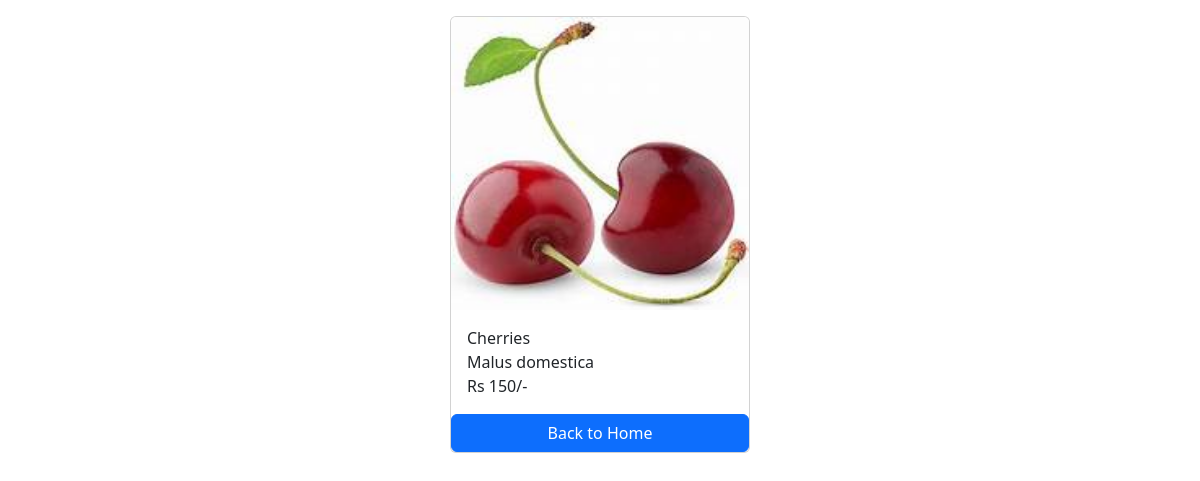
The page /fruits/7/ on the database its author committed.
### price/models.py (models this page shows)
class Fruit(models.Model):
    fruit_name=models.CharField( max_length=100)
    scientific_name=models.CharField( max_length=100)
    photo=models.ImageField(upload_to='media')
    price=models.CharField(max_length=100,blank=True)

### price/views.py (the view)
# urls.py: path('<int:pk>/',views.fruit_detail,name='fruit_detail')
def fruit_detail(request,pk):
    fruit=get_object_or_404(Fruit,pk=pk)
    context={
        'fruit':fruit,
    }
    return render(request,'fruit_detail.html',context)

### templates/fruit_detail.html (shortened to what this page needs)
<!DOCTYPE html>
<html lang="en">
<head>
    <link href="https://cdn.jsdelivr.net/npm/bootstrap@5.3.3/dist/css/bootstrap.min.css" rel="stylesheet">
</head>
<body>
    <div class="container mt-3">
        <div class="card mx-auto" style="width:300px">
            <img src="{{fruit.photo.url}}" class="card-img-top" alt="">
            <div class="card-body">
        <p class="card-text m-0">{{fruit.fruit_name}}</p>
        <p class="card-text m-0">{{fruit.scientific_name}}</p>
        <p class="card-text m-0">{{fruit.price}}</p>
            </div>
           <a href="{% url 'home' % }"class="btn btn-primary">Back to Home</a>
        </div>
    </div>
</body>
</html>

### rows shown on the page
Fruit: photo (picture), fruit_name "Cherries", scientific_name "Malus domestica", price "Rs 150/-"
